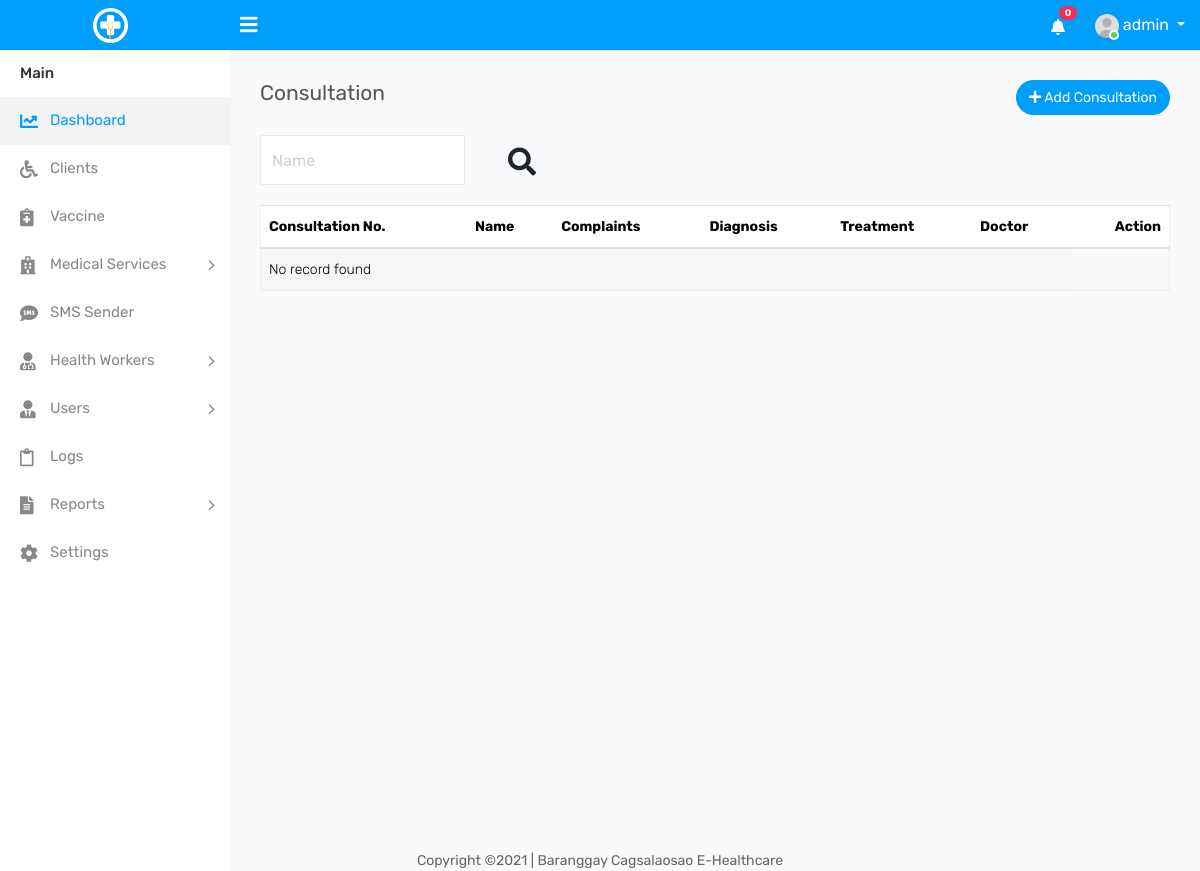
The page /consultation.php (signed in) on the database as committed earlier.
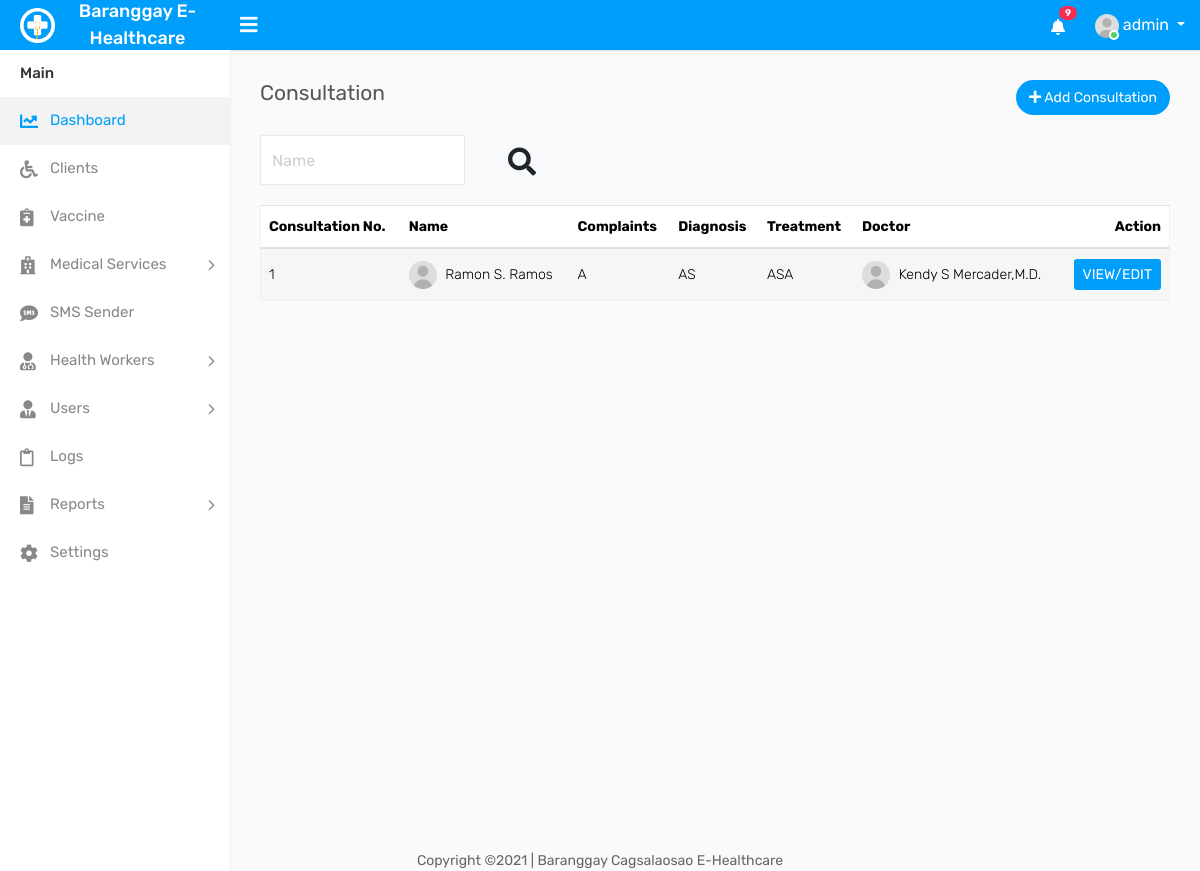
The same page on the database as committed later.
### tables this page shows
CREATE TABLE IF NOT EXISTS `settings` (
`id` int(11) NOT NULL,
  `name` varchar(55) NOT NULL,
  `contact_person` varchar(55) NOT NULL,
  `address` varchar(255) NOT NULL,
  `postalcode` int(11) NOT NULL,
  `email` varchar(255) NOT NULL,
  `phone` varchar(55) NOT NULL,
  `telephone` varchar(55) NOT NULL
);

CREATE TABLE IF NOT EXISTS `consultation` (
`consultation_id` int(11) NOT NULL,
  `client_id` int(55) DEFAULT NULL,
  `consultation_complaints` varchar(255) DEFAULT NULL,
  `consultation_bp` varchar(55) DEFAULT NULL,
  `consultation_resprate` varchar(55) DEFAULT NULL,
  `consultation_cr` varchar(55) DEFAULT NULL,
  `consultation_temp` varchar(55) DEFAULT NULL,
  `consultation_weight` int(55) DEFAULT NULL,
  `consultation_prate` varchar(55) DEFAULT NULL,
  `consultation_diag` varchar(55) DEFAULT NULL,
  `consultation_treatment` varchar(55) DEFAULT NULL,
  `consultation_group` varchar(55) DEFAULT NULL,
  `consultation_date` date DEFAULT NULL,
  `hw_id` int(55) DEFAULT NULL
);

CREATE TABLE IF NOT EXISTS `client` (
`client_id` int(11) NOT NULL,
  `client_fname` varchar(55) DEFAULT NULL,
  `client_mi` varchar(5) DEFAULT NULL,
  `client_lname` varchar(55) DEFAULT NULL,
  `client_bdate` date DEFAULT NULL,
  `client_gender` varchar(55) DEFAULT NULL,
  `client_brgy` varchar(55) DEFAULT NULL,
  `client_street` varchar(255) DEFAULT NULL,
  `client_purok` varchar(255) DEFAULT NULL,
  `client_phone` varchar(55) DEFAULT NULL,
  `client_status` varchar(55) DEFAULT NULL,
  `client_joindate` date DEFAULT NULL
);

CREATE TABLE IF NOT EXISTS `healthworker` (
`hw_id` int(11) NOT NULL,
  `hw_fname` varchar(55) DEFAULT NULL,
  `hw_mi` varchar(5) DEFAULT NULL,
  `hw_lname` varchar(55) DEFAULT NULL,
  `hw_email` varchar(55) DEFAULT NULL,
  `hw_bdate` date DEFAULT NULL,
  `hw_gender` varchar(55) DEFAULT NULL,
  `hw_brgy` varchar(55) DEFAULT NULL,
  `hw_city` varchar(55) DEFAULT NULL,
  `hw_province` varchar(55) DEFAULT NULL,
  `hw_phone` varchar(55) DEFAULT NULL,
  `hw_status` varchar(55) DEFAULT NULL,
  `hw_joindate` date DEFAULT NULL,
  `hw_designation` varchar(55) NOT NULL
);

### consultation.php (the view, shortened to what the changed rows need)
<!DOCTYPE html>
<html lang="en">
<?php include('includes/head.php') ?>
<body>
    <div class="main-wrapper">
<?php include('includes/topnav.php') ?>
        <div class="page-wrapper">
         <div class="content">
                <div class="row">
                    <div class="col-md-12">
                        <div class="table-responsive">
                            <table class="table table-border table-striped custom-table datatable mb-0">
                                <thead>
                                    <tr>
                                        <th>Consultation No.</th>
                                        <th>Name</th>
                                        <th>Complaints</th>
                                        <th>Diagnosis</th>
                                        <th>Treatment</th>
                                        <th>Doctor</th>
                                        <th class="text-right">Action</th>
                                    </tr>
                                </thead>
                                <tbody>
                                   <?php
                                        if(isset($_GET['name']))
                                        {
                                            $values = $_GET['name'];
                                            $query="select consultation.consultation_id as con_id, consultation.consultation_diag as diagnoses, consultation.consultation_treatment as treatment, client.client_fname as client_name, client.client_mi as client_mi, client.client_lname as client_lastname, consultation.consultation_complaints as complaints, healthworker.hw_fname as docname, healthworker.hw_mi as docmi, healthworker.hw_lname as doclname
FROM client
INNER JOIN consultation ON consultation.client_id = client.client_id
INNER JOIN healthworker ON consultation.hw_id = healthworker.hw_id   where concat(client.client_fname,client.client_mi,client.client_lname)  like '%$values%'" ;
                                             $query_run = mysqli_query($con,$query);
                                            if (mysqli_num_rows($query_run)>0)
                                            {
                                                foreach($query_run as $items)
                                                {
                                                    ?>
                                                    <tr>
                                                    <td><?= $items['con_id'] ?></td>
                                                    <td><img width="28" height="28" src="assets/img/user.jpg" class="rounded-circle m-r-5" alt=""> <?= $items['client_name']." ". $items['client_mi']." ". $items['client_lastname'] ?></td>
                                                    <td><?= $items['complaints'] ?></td>
                                                    <td><?= $items['diagnoses'] ?></td>
                                                    <td><?= $items['treatment'] ?></td>
                                                    <td><img width="28" height="28" src="assets/img/user.jpg" class="rounded-circle m-r-5" alt=""> <?= $items['docname']." ". $items['docmi']." ". $items['doclname'].",M.D." ?></td>
                                                    <form action="edit-cons.php" method="POST">
                                                      <input type="hidden" name="id" value="<?php echo  $items['con_id']
                                             ?>">
                                                    <td class="text-right">
                                                        <input type="submit" name="edit" class="btn  btn-primary btn-sm" value="VIEW/EDIT">
                                                    </td>
                                                    </form>
                                                </tr>
                                                    <?php
                                                }
                                            }
                                             else
                                            {
                                                ?>
                                                    <tr>
                                                        <td colspan="6">No record found</td>
                                                    </tr>
                                                <?php
                                            }
                                        }
                                        else
                                        {
                                            $query="select consultation.consultation_id as con_id, consultation.consultation_diag as diagnoses, consultation.consultation_treatment as treatment, client.client_fname as client_name, client.client_mi as client_mi, client.client_lname as client_lastname, consultation.consultation_complaints as complaints, healthworker.hw_fname as docname, healthworker.hw_mi as docmi, healthworker.hw_lname as doclname
FROM client
INNER JOIN consultation ON consultation.client_id = client.client_id
INNER JOIN healthworker ON consultation.hw_id = healthworker.hw_id";
                                             $query_run = mysqli_query($con,$query);
                                            if (mysqli_num_rows($query_run)>0)
                                            {
                                                foreach($query_run as $items)
                                                {
                                                    ?>
                                                    <tr>
                                                    <td><?= $items['con_id'] ?></td>
                                                    <td><img width="28" height="28" src="assets/img/user.jpg" class="rounded-circle m-r-5" alt=""> <?= $items['client_name']." ". $items['client_mi']." ". $items['client_lastname'] ?></td>
                                                    <td><?= $items['complaints'] ?></td>
                                                    <td><?= $items['diagnoses'] ?></td>
                                                    <td><?= $items['treatment'] ?></td>
                                                    <td><img width="28" height="28" src="assets/img/user.jpg" class="rounded-circle m-r-5" alt=""> <?= $items['docname']." ". $items['docmi']." ". $items['doclname'].",M.D." ?></td>
                                                    <form action="edit-cons.php" method="POST">
                                                    <td class="text-right">
                                                        <input type="submit" name="edit" class="btn  btn-primary btn-sm" value="VIEW/EDIT">
                                                    </td>
                                                    </form>
                                                </tr>
                                                    <?php
                                                }
                                            }
                                             else
                                            {
                                                ?>
                                                    <tr>
                                                        <td colspan="6">No record found</td>
                                                    </tr>
                                                <?php
                                            }
                                        }
                                    ?>
                                </tbody>
                            </table>
                        </div>
                    </div>
                </div>
            </div>
        </div>
    </div>
</body>
</html>

### includes/topnav.php (shortened to what the changed rows need)
 <?php
        include('dbcon.php');
  ?>
        <div class="header">
			<div class="header-left">
				<a href="index.php" class="logo">
					<img src="assets/img/logo.png" width="35" height="35" alt=""> <span>
<?php
                                     $query="select * from settings limit 1 ";
                                        $query_run= mysqli_query($con,$query);
                                         if ($query_run)
                                        {
                                            while ($row=mysqli_fetch_array($query_run))
                                            {
                                                echo $row['name'];
                                            }
                                        }
?>
                    </span>
				</a>
			</div>
            <ul class="nav user-menu float-right">
                <li class="nav-item dropdown d-none d-sm-block">
                    <a href="#" class="dropdown-toggle nav-link" data-toggle="dropdown"><i class="fas fa-bell"></i> <span class="badge badge-pill bg-danger float-right">
                        <?php
                                    $rt = mysqli_query($con,"SELECT * FROM log  ");
                                    $num1 = mysqli_num_rows($rt);
                                     echo htmlentities($num1);
                        ?>
                    </span></a>
                </li>
            </ul>
        </div>

Rows that differ between the two databases and show on the page:
added settings: name "Baranggay E-Healthcare"
added consultation: consultation_id "1", client.client_fname "Ramon", client.client_mi "S.", client.client_lname "Ramos", consultation_complaints "A", consultation_diag "AS", consultation_treatment "ASA", hw.hw_fname "Kendy", hw.hw_mi "S", hw.hw_lname "Mercader"
Other text that changed with them:
$num1: "0" → "9"
text no longer shown: "No record found"
